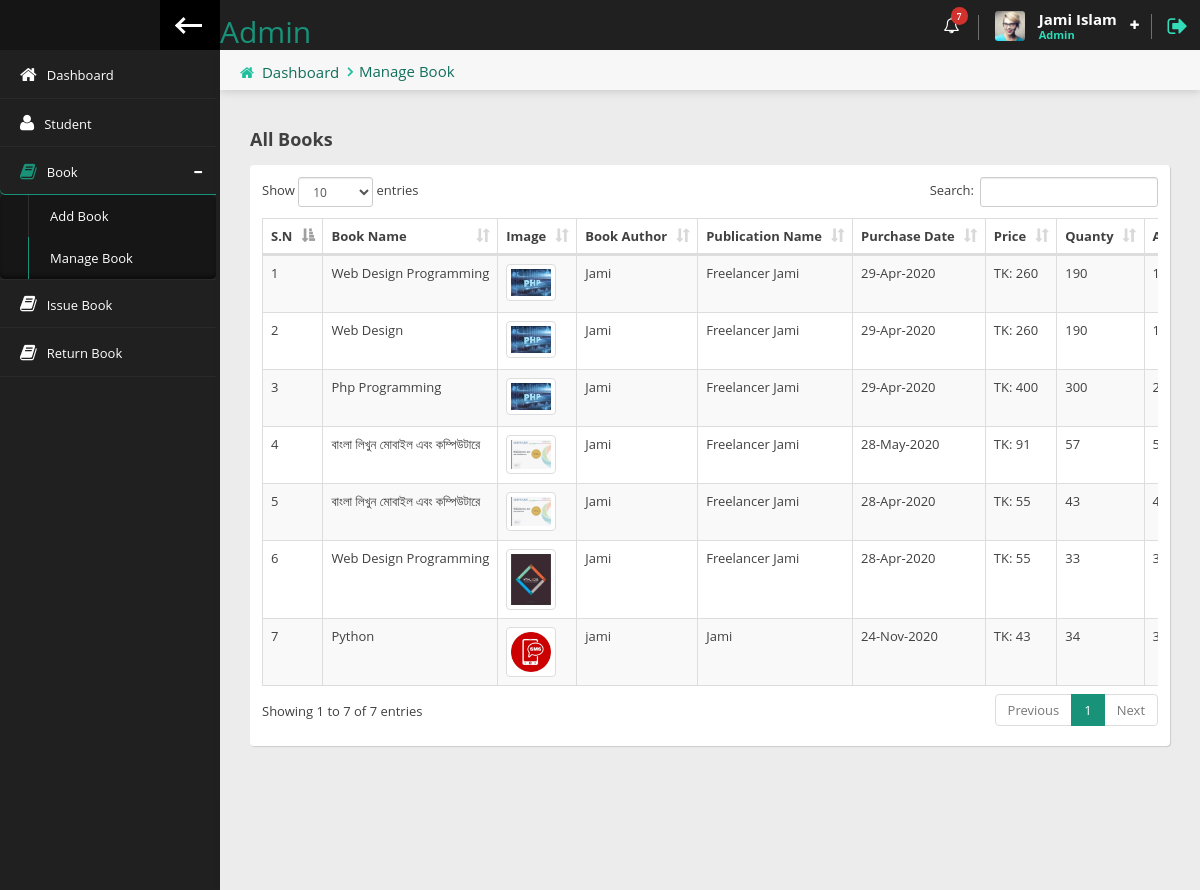
Page /librarian/manage_book.php (signed in) on the committed database.
### tables this page shows
CREATE TABLE IF NOT EXISTS `libraian` (
  `id` int(255) NOT NULL AUTO_INCREMENT,
  `fname` varchar(255) NOT NULL,
  `lname` varchar(255) NOT NULL,
  `email` varchar(255) NOT NULL,
  `username` varchar(255) NOT NULL,
  `password` varchar(255) NOT NULL,
  `datetime` timestamp NOT NULL DEFAULT CURRENT_TIMESTAMP,
  PRIMARY KEY (`id`),
  UNIQUE KEY `email` (`email`),
  UNIQUE KEY `username` (`username`)
);

CREATE TABLE IF NOT EXISTS `books` (
  `id` int(5) NOT NULL AUTO_INCREMENT,
  `book_name` varchar(225) DEFAULT NULL,
  `book_image` varchar(225) DEFAULT NULL,
  `book_author_name` varchar(225) DEFAULT NULL,
  `book_publication_name` varchar(225) DEFAULT NULL,
  `book_purchase_date` varchar(225) DEFAULT NULL,
  `book_price` varchar(225) DEFAULT NULL,
  `book_qty` varchar(225) DEFAULT NULL,
  `available_qty` int(225) DEFAULT NULL,
  `libraian_username` varchar(225) DEFAULT NULL,
  `datetime` timestamp NOT NULL DEFAULT CURRENT_TIMESTAMP,
  PRIMARY KEY (`id`)
);

### librarian/manage_book.php (the view, shortened to what this page needs)
<?php
require_once('header.php');
?>
                <div class="content-header">
                    <div class="leftside-content-header">
                        <ul class="breadcrumbs">
                            <li><i class="fa fa-home" aria-hidden="true"></i><a href="#">Dashboard</a></li>
                            <li><a href="javascript:avoid(0)">Manage Book</a></li>
                        </ul>
                    </div>
                </div>
                <div class="row animated ">
                      <div class="col-sm-12">
                    <h4 class="section-subtitle"><b>All Books</b></h4>
                    <div class="panel">
                        <div class="panel-content">
                            <div class="table-responsive">
                                <table id="basic-table" class="data-table table table-bordered table-striped nowrap table-hover" cellspacing="0" width="100%">
                                    <thead>
                                    <tr>
                                        <th>S.N</th>
                                        <th>Book Name</th>
                                        <th>Image</th>
                                        <th>Book Author</th>
                                        <th>Publication Name</th>
                                        <th>Purchase Date</th>
                                        <th>Price</th>
                                        <th>Quanty</th>
                                        <th>Av.Qnt</th>
                                    </tr>
                                    </thead>
                                    <tbody>
                                        <?php
                                        $i=1;
                                        $query="SELECT * FROM books";
                                        $run_query=mysqli_query($con,$query);
                                        while ($row=mysqli_fetch_assoc($run_query)) { ?>
                                    <tr>
                                        <td><?php echo $i; ?></td>
                                        <td> <?php echo $row['book_name'] ;  ?> </td>
                                        <td>
                                            <a href="../uploads/books/<?php echo $row['book_image'] ;  ?>" class="image">
                                                <img width="50px" class="img-thumbnail img" height="50px" src="../uploads/books/<?php echo $row['book_image'] ;  ?>" alt="">
                                            </a>
                                        </td>
                                        <td><?php echo $row['book_author_name'] ;  ?></td>
                                        <td><?php echo $row['book_publication_name'] ;  ?></td>
                                        <td><?php echo date('d-M-Y',strtotime($row['book_purchase_date'])) ;  ?></td>
                                        <td>TK: <?php echo $row['book_price'] ;  ?></td>
                                        <td><?php echo $row['book_qty'] ;  ?></td>
                                        <td><?php echo $row['available_qty'] ;  ?></td>
                                    </tr>
                                    <?php  $i++ ;} ?>
                                    </tbody>
                                </table>
                            </div>
                        </div>
                    </div>
                </div>
             </div>
<?php
require_once('footer.php');
?>

### librarian/header.php (shortened to what this page needs)
<?php
     require_once('../include/Db.php');
     $page_url=explode('/',$_SERVER['PHP_SELF']);
     $end=end($page_url);
        $libraian_info=$_SESSION['libraian_login'];
        $libraian_info_query=mysqli_query($con,"SELECT * FROM libraian WHERE email='$libraian_info'");
        $data=mysqli_fetch_assoc($libraian_info_query);
?>
<!DOCTYPE html>
<html lang="en" class="fixed left-sidebar-top">
<head>
    <link href="../assets/vendor/pace/pace-theme-minimal.css" rel="stylesheet" />
    <link rel="stylesheet" href="../assets/vendor/bootstrap/css/bootstrap.css">
    <link rel="stylesheet" href="../assets/vendor/font-awesome/css/font-awesome.css">
    <link rel="stylesheet" href="../assets/vendor/animate.css/animate.css">
    <link rel="stylesheet" href="../assets/vendor/data-table/media/css/dataTables.bootstrap.min.css">
    <link rel="stylesheet" href="../assets/vendor/toastr/toastr.min.css">
    <link rel="stylesheet" href="../assets/vendor/magnific-popup/magnific-popup.css">
    <link rel="stylesheet" href="../assets/stylesheets/css/style.css">
</head>
<body>
    <div class="wrap">
        <div class="page-header">
            <div class="leftside-header">
                <div class="logo">
                    <a href="index.php" class="on-click">
                        <h2>Admin</h2>
                    </a>
                </div>
            </div>
            <div class="rightside-header">
                <div class="header-section hidden-xs" id="notice-headerbox">
                    <div class="notice" id="alerts-notice">
                        <i class="fa fa-bell-o" aria-hidden="true"><span class="badge badge-xs badge-top-right x-danger">7</span></i>
                    </div>
                </div>
                <div class="header-section" id="user-headerbox">
                    <div class="user-header-wrap">
                        <div class="user-photo">
                            <img alt="profile photo" src="../assets/images/avatar/avatar_user.jpg" />
                        </div>
                        <div class="user-info">
                            <span class="user-name"><?php echo ucwords($data['fname'].' '. $data['lname']) ; ?></span>
                            <span class="user-profile">Admin</span>
                        </div>
                        <i class="fa fa-plus icon-open" aria-hidden="true"></i>
                    </div>
                </div>
                <div class="header-section">
                    <a href="logout.php" data-toggle="tooltip" data-placement="left" title="Logout"><i class="fa fa-sign-out log-out" aria-hidden="true"></i></a>
                </div>
            </div>
        </div>
        <div class="page-body">
            <div class="left-sidebar">
                <div class="left-sidebar-header">
                    <div class="left-sidebar-title"></div>
                    <div class="left-sidebar-toggle c-hamburger c-hamburger--htla hidden-xs" data-toggle-class="left-sidebar-collapsed" data-target="html">
                        <span></span>
                    </div>
                </div>
                <div id="left-nav" class="nano">
                    <div class="nano-content">
                        <nav>
                            <ul class="nav nav-left-lines" id="main-nav">
                                <li  class=" <?php echo $end=='index.php' ? 'active-item':'' ; ?>"><a href="index.php"><i class="fa fa-home" aria-hidden="true"></i><span>Dashboard</span></a></li>
                                <li class=" <?php echo $end=='student.php' ? 'active-item':'' ; ?>" ><a href="student.php"><i class="fa fa-user" aria-hidden="true"></i><span>Student</span></a></li>
                                <li class="has-child-item open-item"  class=" <?php echo $end=='add_book.php' ? 'open-item':'' ; ?><?php echo $end=='manage_book.php' ? 'open-item':'' ; ?>">
                                    <a><i class="fa fa-book" aria-hidden="true"></i><span>Book</span></a>
                                    <ul class="nav child-nav level-1" style="">
                                        <li class=" <?php echo $end=='add_book.php' ? 'active-item':'' ; ?>"><a href="add_book.php">Add Book</a></li>
                                        <li class=" <?php echo $end=='manage_book.php' ? 'active-item':'' ; ?>"><a href="manage_book.php">Manage Book</a></li>
                                    </ul>
                                </li>
                                <li  class=" <?php echo $end=='issue_book.php' ? 'active-item':'' ; ?>"><a href="issue_book.php"><i class="fa fa-book" aria-hidden="true"></i><span>Issue Book</span></a></li>
                                <li  class=" <?php echo $end=='manage_return_book.php' ? 'active-item':'' ; ?>"><a href="manage_return_book.php"><i class="fa fa-book" aria-hidden="true"></i><span>Return  Book</span></a></li>
                            </ul>
                        </nav>
                    </div>
                </div>
            </div>
            <div class="content">

### rows in the picture
libraian: fname+lname "Jami Islam"
books: book_name "Web Design Programming", book_image (picture), book_author_name "Jami", book_publication_name "Freelancer Jami", book_purchase_date "29-Apr-2020", book_price "260", book_qty "190"
books: book_name "Web Design", book_image (picture), book_author_name "Jami", book_publication_name "Freelancer Jami", book_purchase_date "29-Apr-2020", book_price "260", book_qty "190"
books: book_name "Php Programming", book_image (picture), book_author_name "Jami", book_publication_name "Freelancer Jami", book_purchase_date "29-Apr-2020", book_price "400", book_qty "300"
books: book_name "বাংলা লিখুন মোবাইল এবং কম্পিউটারে", book_image (picture), book_author_name "Jami", book_publication_name "Freelancer Jami", book_purchase_date "28-May-2020", book_price "91", book_qty "57"
books: book_name "বাংলা লিখুন মোবাইল এবং কম্পিউটারে", book_image (picture), book_author_name "Jami", book_publication_name "Freelancer Jami", book_purchase_date "28-Apr-2020", book_price "55", book_qty "43"
books: book_name "Web Design Programming", book_image (picture), book_author_name "Jami", book_publication_name "Freelancer Jami", book_purchase_date "28-Apr-2020", book_price "55", book_qty "33"
books: book_name "Python", book_image (picture), book_author_name "jami", book_publication_name "Jami", book_purchase_date "24-Nov-2020", book_price "43", book_qty "34"
